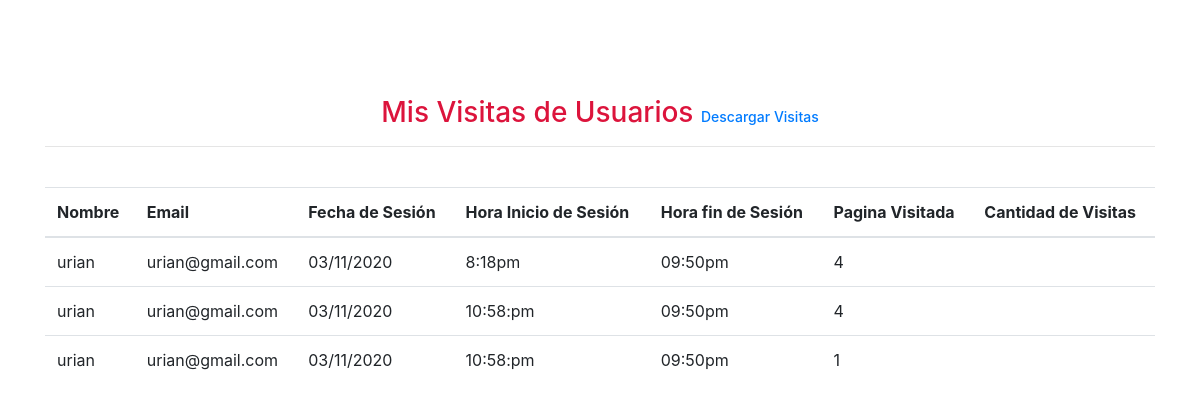
The app's page /mis_visitas.php, older data.
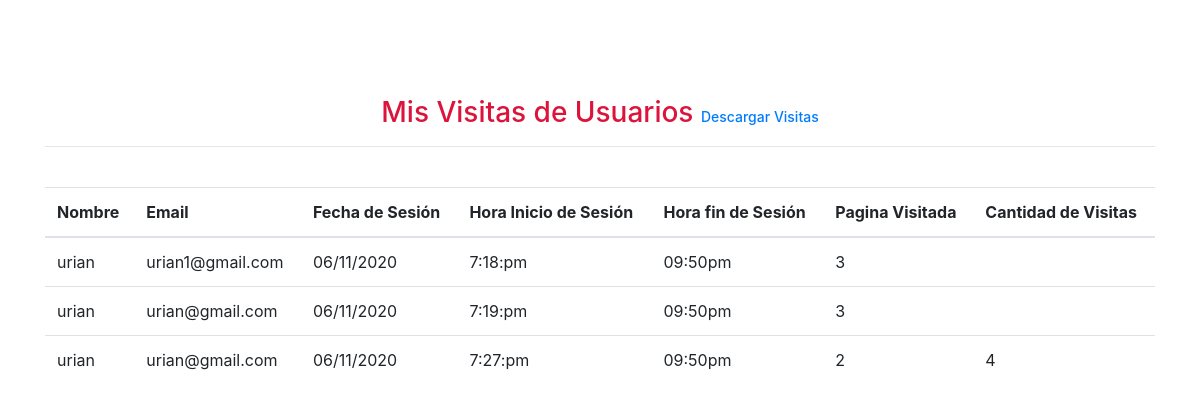
The same page, newer data.
### tables this page shows
CREATE TABLE `visitas` (
  `id` int(10) NOT NULL,
  `nombre` varchar(50) DEFAULT NULL,
  `email` varchar(50) DEFAULT NULL,
  `fecha_sesion` varchar(50) DEFAULT NULL,
  `hora_inicio` varchar(50) DEFAULT NULL,
  `hora_fin` varchar(50) DEFAULT NULL,
  `pagina` text DEFAULT NULL,
  `visitas` varchar(20) DEFAULT NULL
);

### mis_visitas.php (the view, shortened to what this page needs)
<?php
include('config.php');
?>
<!DOCTYPE html>
<html>
<head>
    <link rel="stylesheet" href="https://stackpath.bootstrapcdn.com/bootstrap/4.3.1/css/bootstrap.min.css">
</head>
<body>
<br><br>
<br><br>
<div class="container">
<h3 class="text-center" style="color: Crimson;">
Mis Visitas de Usuarios
<a href="descargar_mis_visitas.php" id="letras" download="mis_visitas">Descargar Visitas</a>
</h3>
<hr>
<br>
<table class="table">
  <thead>
    <tr>
      <th scope="col">Nombre</th>
      <th scope="col">Email</th>
      <th scope="col">Fecha de Sesión</th>
      <th scope="col">Hora Inicio de Sesión</th>
      <th scope="col">Hora fin de Sesión</th>
      <th scope="col">Pagina Visitada</th>
      <th scope="col">Cantidad de Visitas</th>
    </tr>
  </thead>
  <tbody>
<?php
$ConsultarProduct = ("SELECT * FROM visitas");
$jqueryProduct = mysqli_query($con, $ConsultarProduct);
while ($Product = mysqli_fetch_array($jqueryProduct)) { ?>
    <tr>
        <td><?php echo $Product['nombre'];  ?></td>
        <td><?php echo $Product['email'];  ?></td>
        <td><?php echo $Product['fecha_sesion'];  ?></td>
        <td><?php echo $Product['hora_inicio'];  ?></td>
        <td><?php echo $Product['hora_fin']; ?></td>
        <td><?php echo $Product['pagina'];  ?></td>
        <td><?php echo $Product['visitas'];  ?></td>
</tr>
<?php } ?>
</tbody>
</table>
</div>
</body>
</html>

### mis_visitas.php (style rules this page uses)
#letras { font-size: 14px; }

Row changes from the older to the newer data that the page shows:
removed visitas: nombre "urian", email "urian@gmail.com", fecha_sesion "03/11/2020", hora_inicio "8:18pm", hora_fin "09:50pm", pagina "4"
removed visitas: nombre "urian", email "urian@gmail.com", fecha_sesion "03/11/2020", hora_inicio "10:58:pm", hora_fin "09:50pm", pagina "4"
removed visitas: nombre "urian", email "urian@gmail.com", fecha_sesion "03/11/2020", hora_inicio "10:58:pm", hora_fin "09:50pm", pagina "1"
added visitas: nombre "urian", email "urian1@gmail.com", fecha_sesion "06/11/2020", hora_inicio "7:18:pm", hora_fin "09:50pm", pagina "3"
added visitas: nombre "urian", email "urian@gmail.com", fecha_sesion "06/11/2020", hora_inicio "7:19:pm", hora_fin "09:50pm", pagina "3"
added visitas: nombre "urian", email "urian@gmail.com", fecha_sesion "06/11/2020", hora_inicio "7:27:pm", hora_fin "09:50pm", pagina "2", visitas "4"
